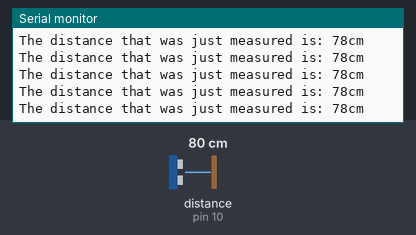
The sketch below on a simulated Arduino Uno, built with avr-gcc and run on an emulated ATmega328P. Parts: the last lines printed to the serial monitor. Wiring (inferred from the names in the program): ultrasonic range finder: trigger pin 9; echo pin 10. The test bench sets the inputs (shaded band); at power-on: distance to the obstacle (sensor on pin 10) 80 cm. The echo pulse lasts 58.3 µs per cm.

Above: at 1.2 s.
1.3 s: distance to the obstacle (sensor on pin 10) set to 2 cm
At 1.41 s:
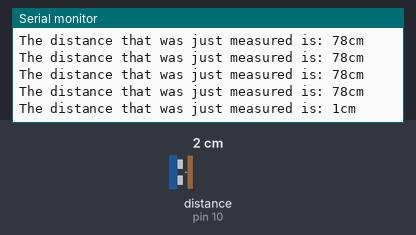
4.3 s: distance to the obstacle (sensor on pin 10) set to 18 cm
At 4.31 s:
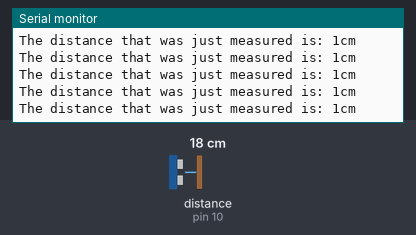
7.3 s: distance to the obstacle (sensor on pin 10) set to 4 cm
At 7.32 s:
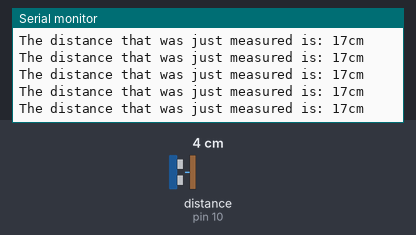
10.3 s: distance to the obstacle (sensor on pin 10) set to 35 cm
At 10.32 s:
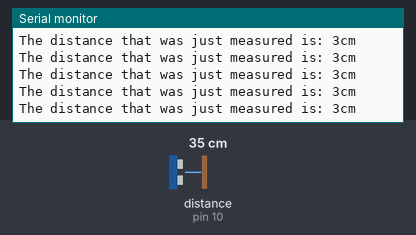
13.3 s: distance to the obstacle (sensor on pin 10) set to 9 cm
At 13.33 s:
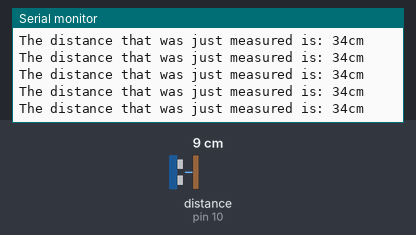
16.3 s: distance to the obstacle (sensor on pin 10) set to 60 cm
At 16.33 s:
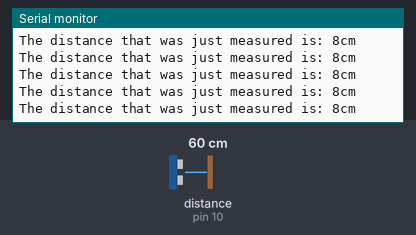
Timing chart, 0 to 19.3 s (numbered marks = the images above; inputs shaded):
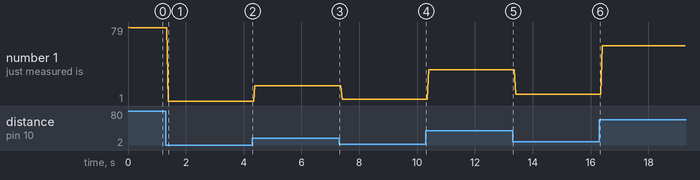

The sketch:

measurement-meter.ino
```cpp
/*
 * Ultrasonic Sensor HC-SR04 interfacing with Arduino.
 */
// defining the pins
const int trigPin = 9;
const int echoPin = 10;
// defining variables
long duration;
int distance;
int testVariable;
//this is my comment!!
void setup()
{
    pinMode(trigPin, OUTPUT); // Sets the trigPin as an Output
    pinMode(echoPin, INPUT);  // Sets the echoPin as an Input
    Serial.begin(9600);       // Starts the serial communication
}
void loop() //here the loop starts
{
    // Clears the trigPin
    digitalWrite(trigPin, LOW);
    delayMicroseconds(2);
    // Sets the trigPin on HIGH state for 10 micro seconds
    digitalWrite(trigPin, HIGH);
    delayMicroseconds(10);
    digitalWrite(trigPin, LOW);
    // Reads the echoPin, returns the sound wave travel time in microseconds
    duration = pulseIn(echoPin, HIGH);
    // Calculating the distance
    distance = duration * 0.034 / 2;
    // Prints the distance on the Serial Monitor
    Serial.println((String) "The distance that was just measured is: " + distance + "cm");
    // Serial.println(distance);
}
```

Measured:
- after the input at 1.3 s, the serial monitor: prints a new line after 0.09 s (image 1)
- plotted number 1: 78 → 1 after the input at 1.3 s, 1 → 17 after the input at 4.3 s, 17 → 3 after the input at 7.3 s, 3 → 34 after the input at 10.3 s, 34 → 8 after the input at 13.3 s
